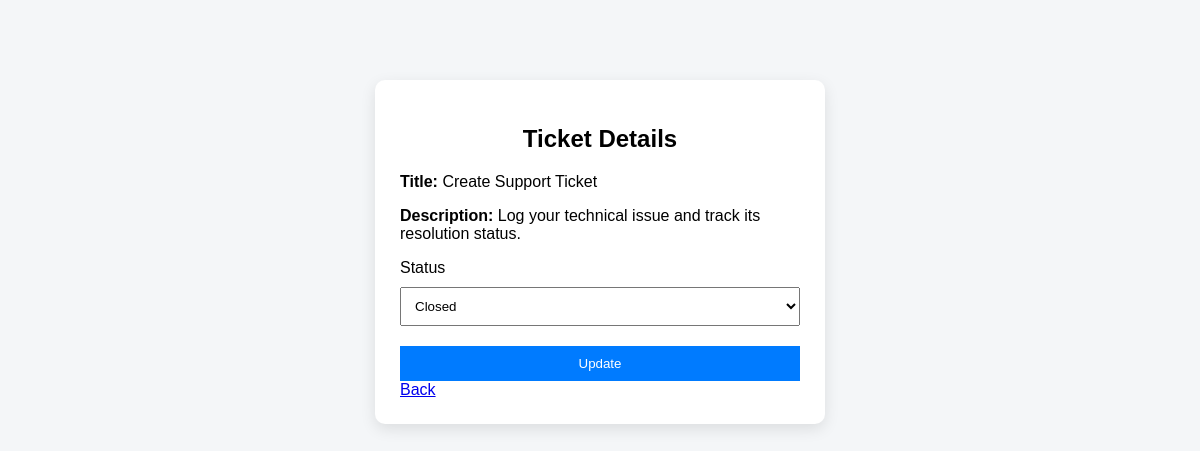
/ticket/2/, run on the app's committed database.
### tickets/models.py (models this page shows, shortened)
class Ticket(models.Model):
    STATUS_CHOICES = [
        ('In Progress', 'In Progress'),
        ('Closed', 'Closed'),
    ]
    title = models.CharField(max_length=100)
    description = models.TextField()
    status = models.CharField(
        max_length=20,
        choices=STATUS_CHOICES,
        default='In Progress'
    )

### tickets/views.py (the view)
# urls.py: path('ticket/<int:id>/', views.ticket_detail),
def ticket_detail(request, id):
    ticket = Ticket.objects.get(id=id)
    if request.method == "POST":
        ticket.status = request.POST['status']
        ticket.save()
        return redirect('/')
    return render(request, 'ticket_detail.html', {'ticket': ticket})

### tickets/templates/ticket_detail.html (shortened to what this page needs)
<!DOCTYPE html>
<html>
<head>
</head>
<body>
<div class="container">
    <h2>Ticket Details</h2>
    <p><b>Title:</b> {{ ticket.title }}</p>
    <p><b>Description:</b> {{ ticket.description }}</p>
    <form method="POST">
        <label>Status</label>
        <select name="status">
            <option value="Closed"
                {% if ticket.status == "Closed" %}selected{% endif %}>
                Closed
            </option>
        </select>
        <button type="submit">Update</button>
    </form>
    <a href="/">Back</a>
</div>
</body>
</html>

### tickets/templates/ticket_detail.html (style rules this page uses)
body { font-family: Arial; background-color: #f4f6f8; }
.container { width: 400px; margin: 80px auto; background: white; padding: 25px; border-radius: 10px; box-shadow: 0px 5px 15px rgba(0,0,0,0.1); }
h2 { text-align: center; }
select { width: 100%; padding: 10px; margin-top: 10px; margin-bottom: 20px; }
button { width: 100%; padding: 10px; background: #007bff; color: white; border: none; }

### data on the page
Ticket: title "Create Support Ticket", description "Log your technical issue and track its resolution status.", status "Closed"
